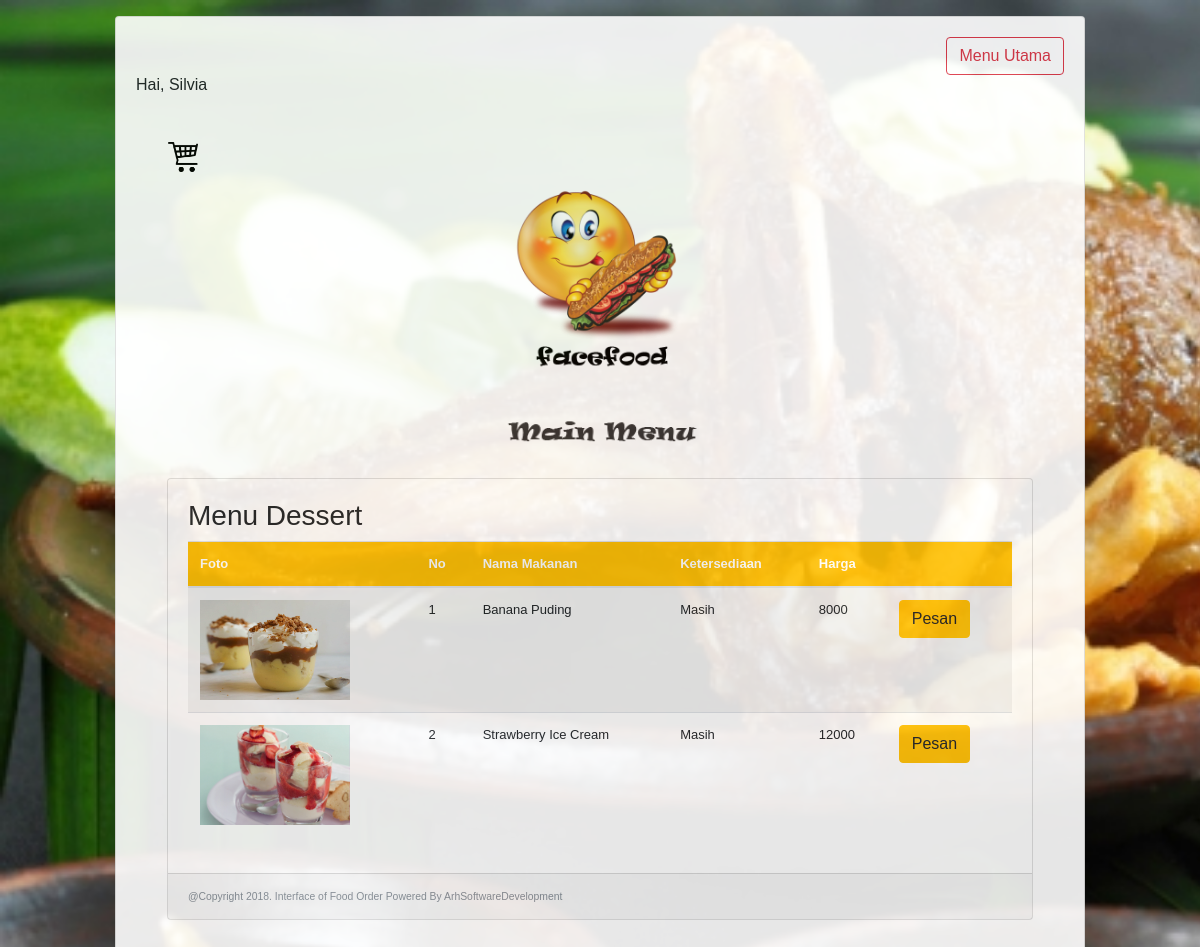
/menu_dessert_table.php (signed in), run on the app's committed database.
### tables this page shows
CREATE TABLE `dessert` (
  `no` int(11) NOT NULL,
  `nama` varchar(50) NOT NULL,
  `ketersediaan` varchar(11) NOT NULL,
  `harga` mediumtext NOT NULL,
  `foto` varchar(200) NOT NULL
);

### menu_dessert_table.php (the view, shortened to what this page needs)
<?php
if(isset($_SESSION['fullname']))
{
?>
<!DOCTYPE html>
<html>
<head>
	<link rel="stylesheet" type="text/css" href="assets/css/bootstrap.css">
</head>
<body class="bg-default" style="background-color:#fafafa">
	<div class="container-fluid">
	  <div class="row">
	  	<div class="col-md-1"></div>
	    <div class="col-md-10">
	    <div style="opacity: 0.9">
	    	<div class="card" style="margin-top:1rem;margin-bottom:1rem">
				  <div class="card-body">
				  	<div style="text-align: right">
				  <a class="btn btn-outline-danger my-2 my-sm-0" href="menu.php">Menu Utama</a> </div>
         <h6><th scope="col">Hai,
         <?php echo $_SESSION['fullname'] ?></th></h6>
         <br><br>
          <a href="order_cart.php"><div style="text-align: right" class="col-md-1"><img src="cart.png" width="30" height="30"></div></a>
	<div style="text-align: center">
					<img src="assets/image/icon_title.png" width="220" height="220"></div>
				<div style="text-align: center">
					<img src="assets/image/main_menu.png" width="500" height="70"></div>
	<div id="all">
      <div class="container-fluid">
    <div class="row">
      <div class="col-md-12">
        <div style="padding:1rem">
          <div class="card">
            <div class="card-body">
              <h3>Menu Dessert</h3>
              <table class="table table-striped bg-white table-hover">
                <thead>
                  <tr class="bg-warning text-white">
                    <th scope="col">Foto</th>
                    <th scope="col">No</th>
                    <th scope="col">Nama Makanan</th>
                    <th scope="col">Ketersediaan</th>
                    <th scope="col">Harga</th>
                    <th scope="col">    </th>
                  </tr>
                </thead>
                <tbody>
                <?php
                $query = "SELECT * FROM dessert";
                $result = mysql_query($query);
                $i=1;
                while ($row = mysql_fetch_array($result,MYSQL_ASSOC)) {
                  echo "<td><img src='admin/images/".$row['foto']."' width='150' height='100'></td>" ?>
                    <td><?= $row['no']?></td>
                    <td><?= $row['nama']?></td>
                    <td><?= $row['ketersediaan']?></td>
                    <td><?= $row['harga']?></td>
                    <td>
                      <?php if($row['ketersediaan'] == "Masih"){?>
                      <a class="btn btn-warning btn-m" id=test href="order_dessert.php?no=<?=$row['no']?>">Pesan
                      </a></td>
                      <?php $i++;}?>
                 <?php $i++;}?>
                </tbody>
              </table>
            </div>
				  <div class="card-footer text-muted">
				    <small>@Copyright 2018. Interface of Food Order Powered By ArhSoftwareDevelopment</smalls></div>
				  </div>
			</div>
	    </div>
	    <div class="col-md-2">
	    </div>
	  </div>
	</div>
</body>
</html>
<?php
}

### menu_dessert_table.php (style rules this page uses)
body { font: 13px/20px normal Helvetica, Arial, sans-serif; background-image: url("assets/image/Background_home.png"); background-size:cover; background-attachment: fixed; }

### data on the page
dessert: foto (picture), no "1", nama "Banana Puding", ketersediaan "Masih", harga "8000"
dessert: foto (picture), no "2", nama "Strawberry Ice Cream", ketersediaan "Masih", harga "12000"

### other printed values
$_SESSION['fullname'] "Silvia"
